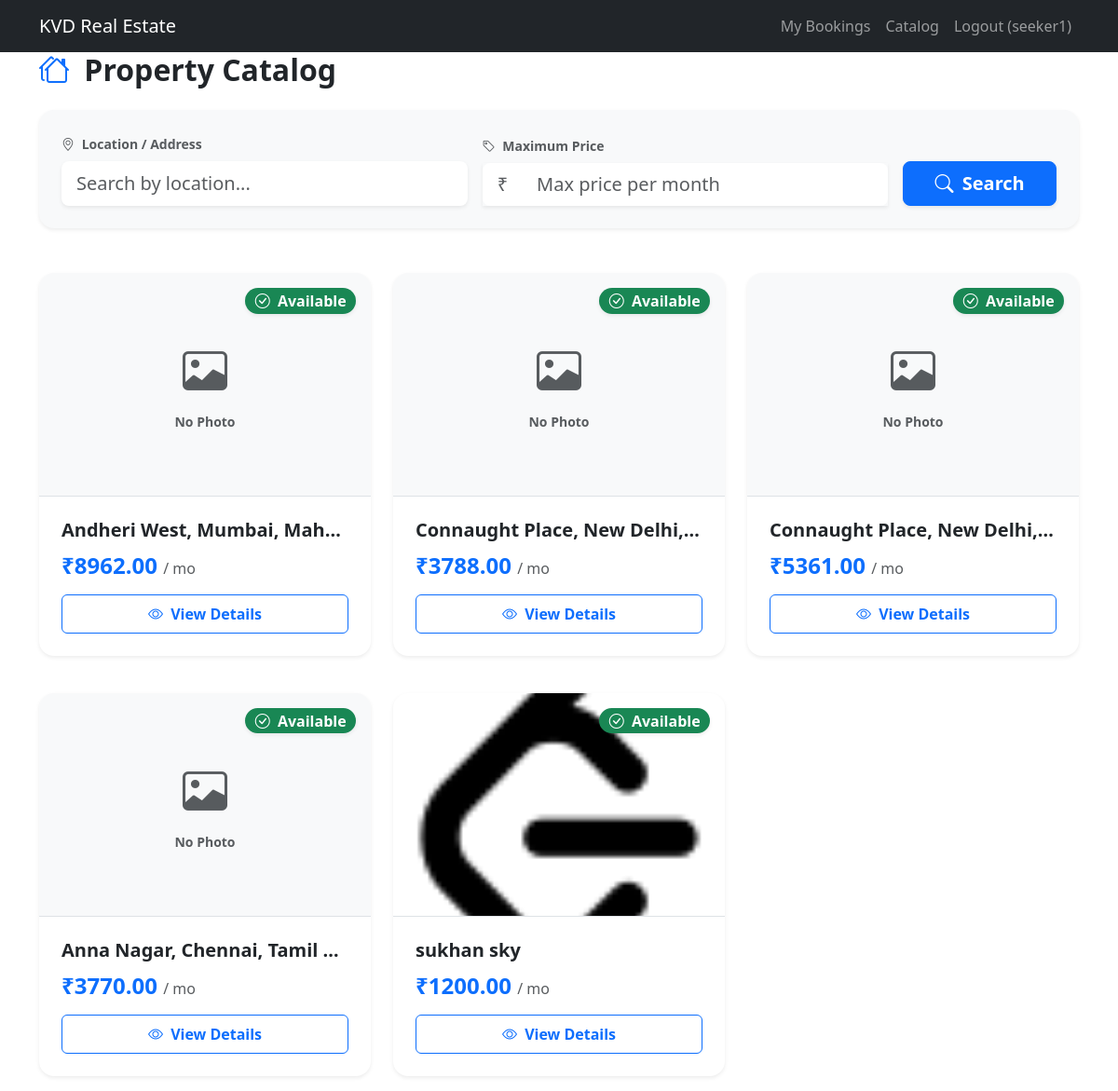
Page /property/catalog/ (signed in) on the earlier database version.
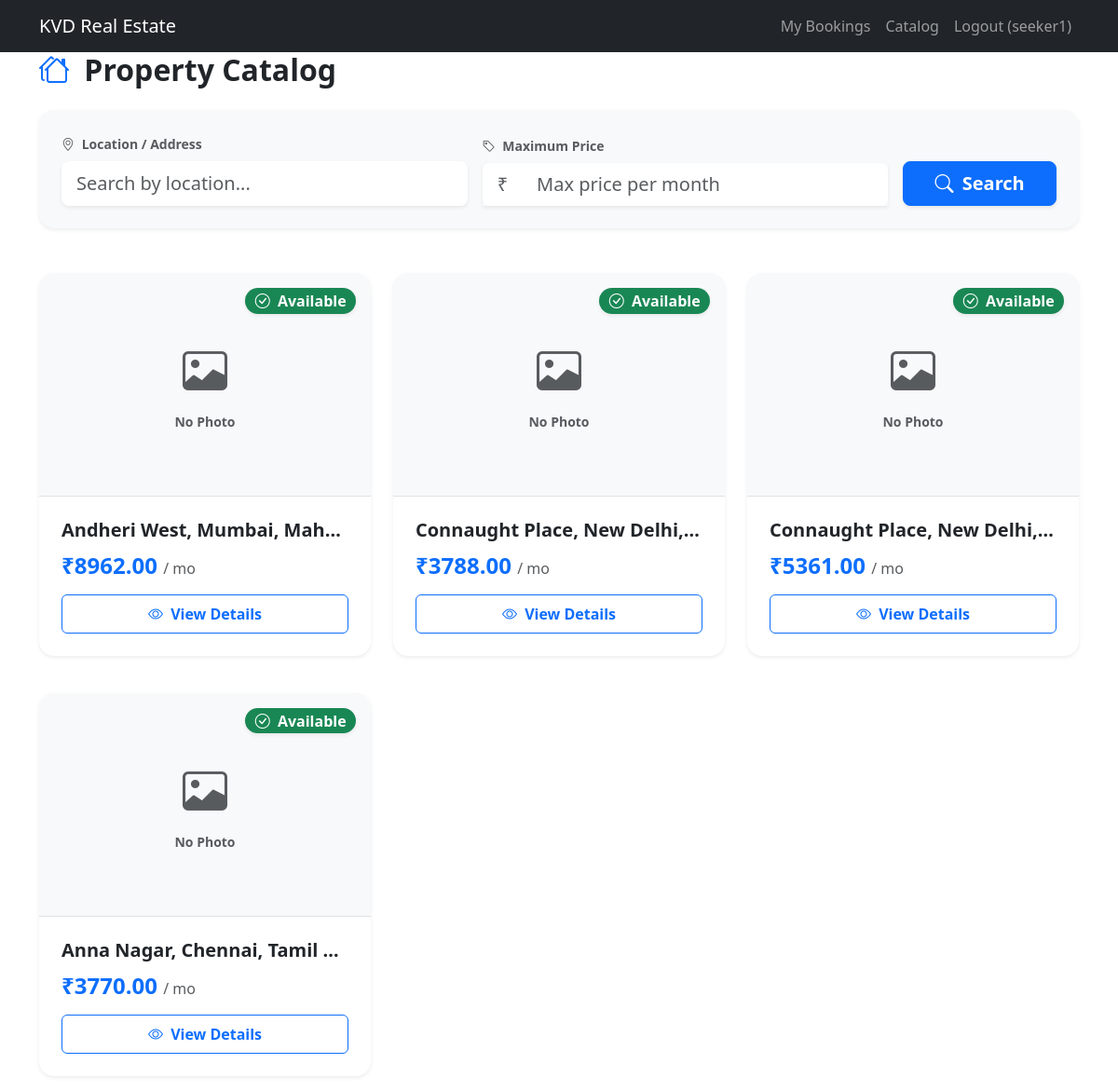
Same page on the later database version.
### real_estate_app/models.py (models this page shows, shortened)
class Property(models.Model):
    STATUS_CHOICES = (
        ('Pending', 'Pending'),
        ('Live', 'Live'),
        ('Booked', 'Booked'),
        ('Rejected', 'Rejected'),
    )
    property_id = models.AutoField(primary_key=True)
    owner = models.ForeignKey(User, on_delete=models.CASCADE, related_name='properties')
    address = models.TextField()
    latitude = models.FloatField(blank=True, null=True)
    longitude = models.FloatField(blank=True, null=True)
    price = models.DecimalField(max_digits=10, decimal_places=2)
    photo = models.ImageField(upload_to='property_photos/', blank=True, null=True)
    status = models.CharField(max_length=10, choices=STATUS_CHOICES, default='Pending')

### real_estate_app/views.py (the view)
# urls.py: path('property/catalog/', views.property_catalog, name='property_catalog'),
@login_required
def property_catalog(request):
    if not request.user.is_seeker:
        return redirect('dashboard')
    properties = Property.objects.filter(status='Live')
    address_query = request.GET.get('address')
    max_price = request.GET.get('max_price')
    if address_query:
        properties = properties.filter(address__icontains=address_query)
    if max_price:
        properties = properties.filter(price__lte=max_price)
    return render(request, 'real_estate_app/property_catalog.html', {'properties': properties})

### templates/real_estate_app/property_catalog.html
{% extends 'base.html' %}
{% block content %}
<div class="row mb-5">
    <div class="col-12">
        <h2 class="mb-4 fw-bold"><i class="bi bi-houses me-2 text-primary"></i> Property Catalog</h2>
        <div class="card border-0 shadow-sm rounded-4 p-4 bg-light">
            <form method="get" class="row g-3 align-items-end">
                <div class="col-md-5">
                    <label for="address" class="form-label fw-bold text-muted small"><i class="bi bi-geo-alt me-1"></i>
                        Location / Address</label>
                    <input type="text" name="address" id="address"
                        class="form-control form-control-lg border-0 shadow-sm" value="{{ request.GET.address }}"
                        placeholder="Search by location...">
                </div>
                <div class="col-md-5">
                    <label for="max_price" class="form-label fw-bold text-muted small"><i class="bi bi-tag me-1"></i>
                        Maximum Price</label>
                    <div class="input-group input-group-lg shadow-sm">
                        <span class="input-group-text bg-white border-0 text-muted">₹</span>
                        <input type="number" name="max_price" id="max_price" class="form-control border-0"
                            value="{{ request.GET.max_price }}" placeholder="Max price per month">
                    </div>
                </div>
                <div class="col-md-2 d-grid">
                    <button type="submit" class="btn btn-primary btn-lg shadow-sm fw-bold"><i
                            class="bi bi-search me-1"></i> Search</button>
                </div>
            </form>
        </div>
    </div>
</div>
<div class="row g-4">
    {% for property in properties %}
    <div class="col-md-6 col-lg-4 mb-3">
        <div class="card property-card h-100 shadow-sm border-0 rounded-4 overflow-hidden position-relative"
            style="transition: transform 0.2s ease, box-shadow 0.2s ease;"
            onmouseover="this.style.transform='translateY(-5px)'; this.style.boxShadow='0 .5rem 1rem rgba(0,0,0,.15)';"
            onmouseout="this.style.transform='translateY(0)'; this.style.boxShadow='0 .125rem .25rem rgba(0,0,0,.075)';">
            <span class="position-absolute top-0 end-0 m-3 badge bg-success fs-6 rounded-pill z-1 shadow-sm"><i
                    class="bi bi-check-circle me-1"></i> Available</span>
            {% if property.photo %}
            <img src="{{ property.photo.url }}" class="card-img-top border-bottom" alt="Property Image"
                style="height: 240px; object-fit: cover;">
            {% else %}
            <div class="card-img-top bg-light d-flex flex-column align-items-center justify-content-center text-muted border-bottom"
                style="height: 240px;">
                <i class="bi bi-image" style="font-size: 3rem;"></i>
                <span class="mt-2 small fw-bold">No Photo</span>
            </div>
            {% endif %}
            <div class="card-body d-flex flex-column p-4">
                <h5 class="card-title text-dark fw-bold mb-1 text-truncate" title="{{ property.address }}">
                    {{ property.address }}
                </h5>
                <h4 class="card-subtitle mt-2 mb-3 text-primary fw-bold">₹{{ property.price }} <span
                        class="text-muted fs-6 fw-normal">/ mo</span></h4>
                <div class="d-grid mt-auto">
                    <a href="{% url 'seeker_property_detail' property.property_id %}"
                        class="btn btn-outline-primary fw-bold py-2"><i class="bi bi-eye me-1"></i>
                        View Details</a>
                </div>
            </div>
        </div>
    </div>
    {% empty %}
    <div class="col-12 text-center py-5">
        <p class="text-muted fs-5">No properties found matching your criteria.</p>
    </div>
    {% endfor %}
</div>
{% endblock %}

Differences in the rows shown:
no longer on this page (row edited): Property: photo (picture), address "sukhan sky", price "1200.00"
